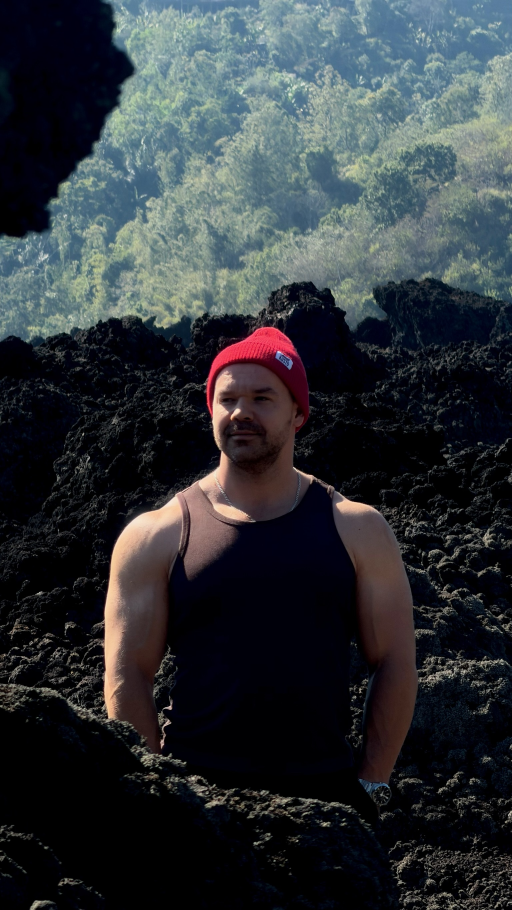
#> input picture post/bg-volcano.jpg, 1536 x 2730 px, found by its file name (shown at 1/3 size)
$ python make_slide2.py
#> lines starting #> are read from the running program, lines starting #| are printed output that depends on the picture
#> in main, bg is the input picture: PIL image 1536x2730 RGB; mean R, G, B 48.1, 52.6, 56.7
#!/usr/bin/env python3
"""Instagram feed post slide — «Для кого это» for @a.cheremisin_fitness"""

from __future__ import annotations

import textwrap
from pathlib import Path

from PIL import Image, ImageDraw, ImageEnhance, ImageFilter, ImageFont

W, H = 1080, 1350  # Instagram feed 4:5
YELLOW = (255, 229, 0)
WHITE = (255, 255, 255)
SOFT = (235, 235, 235)
MUTED = (170, 170, 170)

ROOT = Path("/workspace")
FONTS = ROOT / "fonts"
OUT = ROOT / "output"
ART = Path("/opt/cursor/artifacts/screenshots")


def load_font(name: str, size: int) -> ImageFont.FreeTypeFont:
    return ImageFont.truetype(str(FONTS / name), size)


def cover_crop(img: Image.Image, size: tuple[int, int], focus=(0.5, 0.28)) -> Image.Image:
#> called with size = (1080, 1350), focus = (0.55, 0.18)
    tw, th = size
    iw, ih = img.size
#> iw = 1536; ih = 2730
    scale = max(tw / iw, th / ih)
#> scale = 0.703
    nw, nh = int(iw * scale), int(ih * scale)
#> nw = 1080; nh = 1919
    img = img.resize((nw, nh), Image.Resampling.LANCZOS)
    left = int((nw - tw) * focus[0])
#> left = 0
    top = int((nh - th) * focus[1])
#> top = 102
    left = max(0, min(left, nw - tw))
    top = max(0, min(top, nh - th))
    return img.crop((left, top, left + tw, top + th))


def draw_text_shadow(
    draw: ImageDraw.ImageDraw,
    xy: tuple[int, int],
    text: str,
    font: ImageFont.FreeTypeFont,
    fill,
    shadow=(0, 0, 0),
    blur_offsets=((2, 2), (3, 4), (0, 3)),
):
    x, y = xy
    for ox, oy in blur_offsets:
        draw.text((x + ox, y + oy), text, font=font, fill=(*shadow, 180) if len(shadow) == 3 else shadow)
    draw.text(xy, text, font=font, fill=fill)


def wrap_lines(text: str, font: ImageFont.FreeTypeFont, max_width: int, draw: ImageDraw.ImageDraw) -> list[str]:
    words = text.split()
    lines: list[str] = []
    cur = ""
    for w in words:
        trial = (cur + " " + w).strip()
        if draw.textlength(trial, font=font) <= max_width:
            cur = trial
        else:
            if cur:
                lines.append(cur)
            cur = w
    if cur:
        lines.append(cur)
    return lines


def main() -> None:
    OUT.mkdir(parents=True, exist_ok=True)
    ART.mkdir(parents=True, exist_ok=True)

    bg = Image.open(ROOT / "post/bg-volcano.jpg").convert("RGB")
    bg = cover_crop(bg, (W, H), focus=(0.55, 0.18))
    bg = ImageEnhance.Contrast(bg).enhance(1.1)
#> bg: PIL image 1080x1350 RGB
    bg = ImageEnhance.Color(bg).enhance(1.08)
    bg = ImageEnhance.Brightness(bg).enhance(1.06)
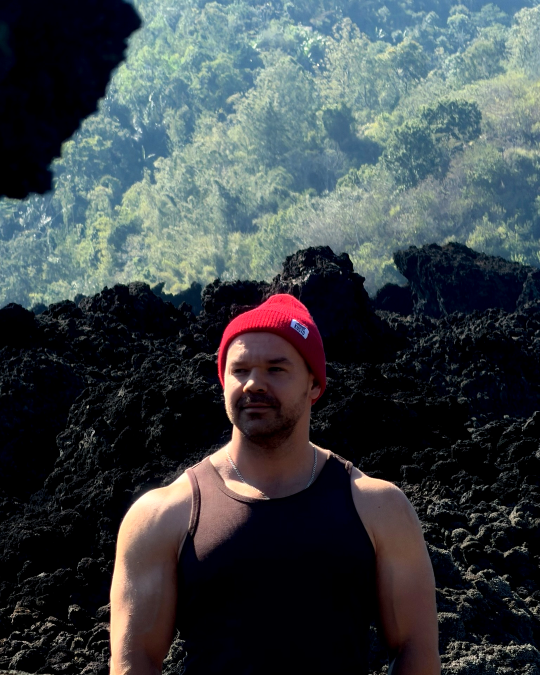
#> bg: PIL image 1080x1350 RGB (shown at 1/2 size); mean R, G, B 61.5, 67.8, 70.8

    # Dark overlays: keep face visible on the right, text-safe on left/bottom
    overlay = Image.new("RGBA", (W, H), (0, 0, 0, 0))
#> overlay: PIL image 1080x1350 RGBA; every value is 0
    od = ImageDraw.Draw(overlay)
    for y in range(H):
        t = y / H
        if t < 0.16:
            a = int(95 + 25 * (t / 0.16))
        elif t < 0.42:
            a = int(70 + 35 * ((t - 0.16) / 0.26))
        else:
            a = int(130 + 100 * ((t - 0.42) / 0.58))
        a = min(238, a)
        od.line([(0, y), (W, y)], fill=(0, 0, 0, a))
    side = Image.new("RGBA", (W, H), (0, 0, 0, 0))
    sd = ImageDraw.Draw(side)
    for x in range(W):
        t = x / W
        # stronger left, lighter over face (right-center)
        if t < 0.55:
            a = int(120 * (1 - t / 0.55))
        else:
            a = int(35 * ((t - 0.55) / 0.45))
        if a:
            sd.line([(x, 0), (x, H)], fill=(0, 0, 0, a))
    overlay = Image.alpha_composite(overlay, side)
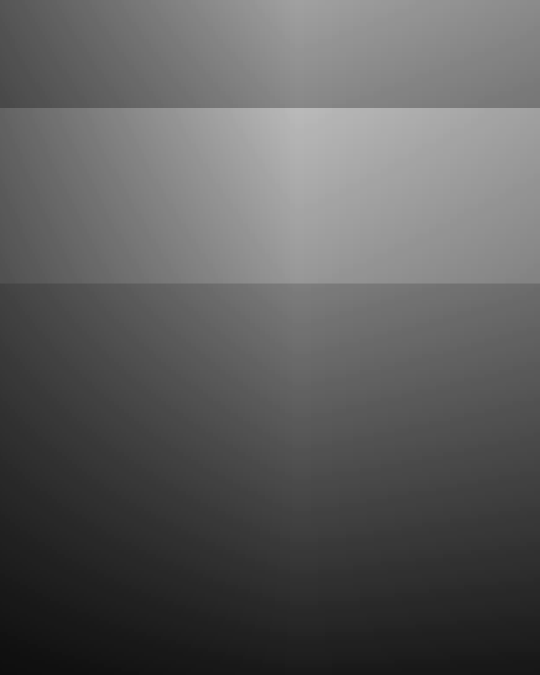
#> overlay: PIL image 1080x1350 RGBA (shown at 1/2 size); mean R, G, B, A 0, 0, 0, 161.4; transparent parts drawn white

    canvas = Image.alpha_composite(bg.convert("RGBA"), overlay)
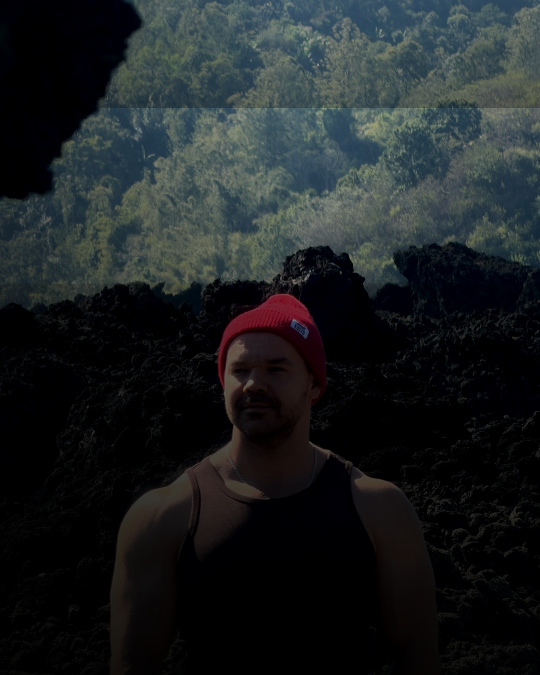
#> canvas: PIL image 1080x1350 RGBA (shown at 1/2 size); mean R, G, B, A 28.3, 32.6, 34, 255
    draw = ImageDraw.Draw(canvas)

    font_eyebrow = load_font("Montserrat-Bold.ttf", 22)
    font_title_w = load_font("Montserrat-Black.ttf", 78)
    font_title_y = load_font("Montserrat-Black.ttf", 78)
    font_lead = load_font("Montserrat-SemiBold.ttf", 26)
    font_body = load_font("Montserrat-Medium.ttf", 25)
    font_close = load_font("Caveat.ttf", 42)
    font_meta = load_font("Montserrat-SemiBold.ttf", 18)

    # Eyebrow
    y = 48
    draw_text_shadow(draw, (52, y), "@A.CHEREMISIN_FITNESS", font_eyebrow, YELLOW)
    y += 42

    # Title
    draw_text_shadow(draw, (52, y), "ДЛЯ КОГО", font_title_w, WHITE)
    y += 74
    draw_text_shadow(draw, (52, y), "ЭТО", font_title_y, YELLOW)
    y += 84

    # Lead
    lead = "Если вы узнаёте себя хотя бы в одном пункте — вам сюда:"
    lead_lines = wrap_lines(lead, font_lead, W - 110, draw)
#> lead_lines = 1 item
    for i, line in enumerate(lead_lines):
        # highlight "одном пункте"
        if "одном пункте" in line:
            before, _, after = line.partition("одном пункте")
            x = 52
            if before:
                draw_text_shadow(draw, (x, y), before, font_lead, SOFT)
                x += int(draw.textlength(before, font=font_lead))
            draw_text_shadow(draw, (x, y), "одном пункте", font_lead, YELLOW)
            x += int(draw.textlength("одном пункте", font=font_lead))
            if after:
                draw_text_shadow(draw, (x, y), after, font_lead, SOFT)
        else:
            draw_text_shadow(draw, (52, y), line, font_lead, SOFT)
        y += 34
#> this loop made 1 pass
#> (before, after, y) on pass 1: ('Если вы узнаёте себя хотя бы в ', ' — вам сюда:', 282)
#> after the loop, y = 282
    y += 18
#> y = 300

    bullets = [
        "Хотите изменить тело, но уже устали от универсальных программ",
        "Есть ограничения: колени, спина, грыжи, восстановление после операций",
        "Лишний вес, и от типовых программ больше тревоги, чем пользы: непонятно, как нагружаться без риска",
        "После изменений в организме (в т.ч. гормональные изменения) прежние схемы перестали работать",
        "Принимаете поддержку (в т.ч. пептиды) и хотите, чтобы нагрузка и питание это учитывали",
        "Нужен человек, который видит картину целиком: тренировки, еда, анализы, самочувствие, режим",
    ]

    # Soft panel behind list for readability (subtle, not a heavy card)
    panel_top = y - 16
#> panel_top = 284
    panel = Image.new("RGBA", (W, H), (0, 0, 0, 0))
    pd = ImageDraw.Draw(panel)
    # estimate panel height later after measuring — draw after measuring
    # First measure content height
    measure_y = y
#> measure_y = 300
    line_gap = 6
    item_gap = 14
    max_text_w = W - 52 - 52 - 28
    measured_blocks = []
    for b in bullets:
        lines = wrap_lines(b, font_body, max_text_w, draw)
        measured_blocks.append(lines)
        measure_y += len(lines) * (27 + line_gap) - line_gap + item_gap
#> this loop made 6 passes
#> measure_y on passes 1 to 6: 341, 415, 489, 563, 637, 711
#> after the loop, measure_y = 711; measured_blocks = 6 items
    measure_y += 14  # divider
#> measure_y = 725
    close1 = "Не «для идеальных»."
    close2 = "Для реальных людей с реальной физиологией."
    measure_y += 46 + 42 + 26
#> measure_y = 839
    panel_bottom = min(H - 36, measure_y + 10)
#> panel_bottom = 849

    pd.rounded_rectangle(
        (36, panel_top, W - 36, panel_bottom),
        radius=26,
        fill=(0, 0, 0, 95),
        outline=(255, 229, 0, 70),
        width=2,
    )
    canvas = Image.alpha_composite(canvas, panel)
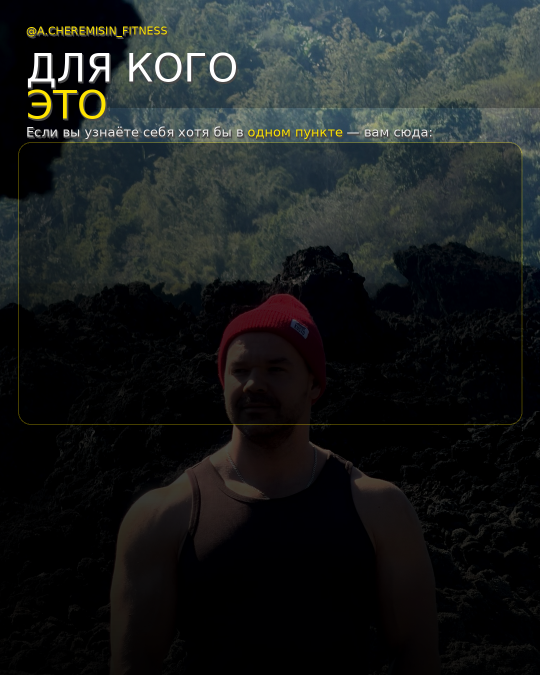
#> canvas: PIL image 1080x1350 RGBA (shown at 1/2 size); mean R, G, B, A 25.5, 28.9, 28.9, 254.3; transparent parts drawn white
    draw = ImageDraw.Draw(canvas)

    # Bullets
    for lines in measured_blocks:
        cy = y + 11
        draw.ellipse((52, cy - 5, 52 + 11, cy + 6), fill=YELLOW)
        tx = 52 + 26
        for j, line in enumerate(lines):
            draw_text_shadow(draw, (tx, y), line, font_body, WHITE, blur_offsets=((1, 1), (2, 2)))
            y += 27 + (line_gap if j < len(lines) - 1 else 0)
        y += item_gap
#> this loop made 6 passes
#> (cy, y) on passes 1 to 6: (311, 341), (352, 415), (426, 489), (500, 563), (574, 637), (648, 711)
#> after the loop, y = 711

    # Divider + closing
    y += 2
#> y = 713
    draw.line((52, y, W - 52, y), fill=(255, 229, 0), width=2)
    y += 16
#> y = 729
    draw_text_shadow(draw, (52, y), close1, font_close, YELLOW)
    y += 44
#> y = 773
    draw_text_shadow(draw, (52, y), close2, font_close, YELLOW)
    y += 48
#> y = 821
    draw_text_shadow(draw, (52, y), "POST · SLIDE 02", font_meta, MUTED, blur_offsets=((1, 1),))

    final = canvas.convert("RGB")
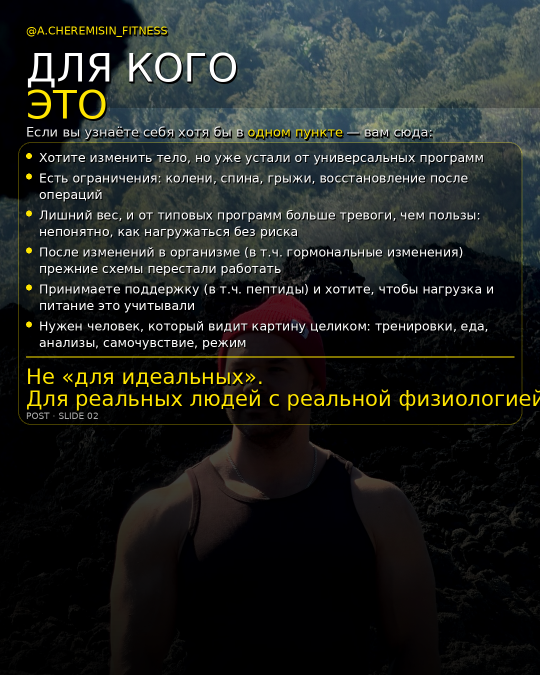
#> final: PIL image 1080x1350 RGB (shown at 1/2 size); mean R, G, B 32.8, 35.8, 33.4
    png_path = OUT / "post-slide-2-dlya-kogo.png"
    jpg_path = OUT / "post-slide-2-dlya-kogo.jpg"
    final.save(png_path, optimize=True)
    final.save(jpg_path, quality=94, optimize=True)
    final.save(ART / "post-slide-2-dlya-kogo.jpg", quality=94)

    # QA crops
    for name, box in [
        ("top", (0, 0, W, 450)),
        ("mid", (0, 450, W, 900)),
        ("bot", (0, 900, W, H)),
    ]:
        final.crop(box).save(ART / f"post-qa-{name}.jpg", quality=92)
#> this loop made 3 passes
#> pass 1, in main, `final.crop(box).save(ART / f"post-qa-{name}.jpg", quality=92)`:
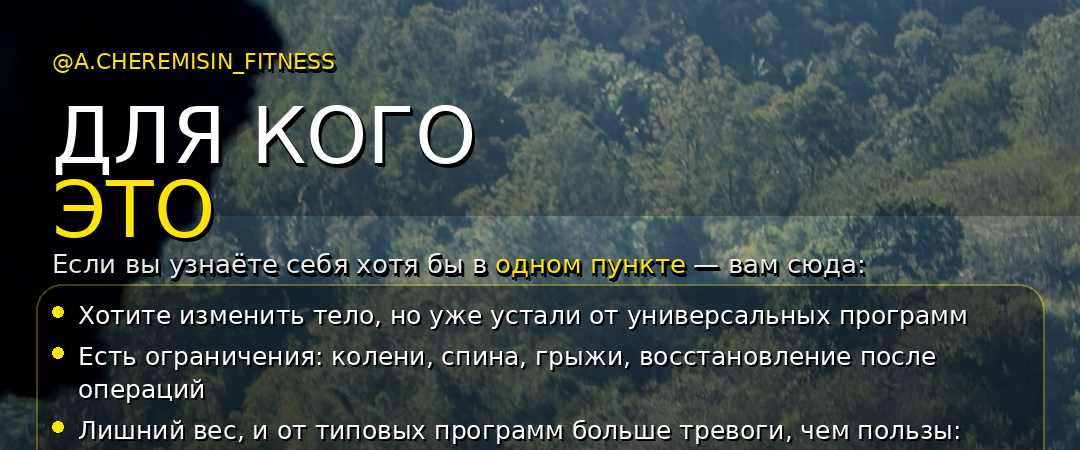
#> saved as post-qa-top.jpg: PIL image 1080x450 RGB; mean R, G, B 61, 71.6, 70.7
#> pass 2, in main, `final.crop(box).save(ART / f"post-qa-{name}.jpg", quality=92)`:
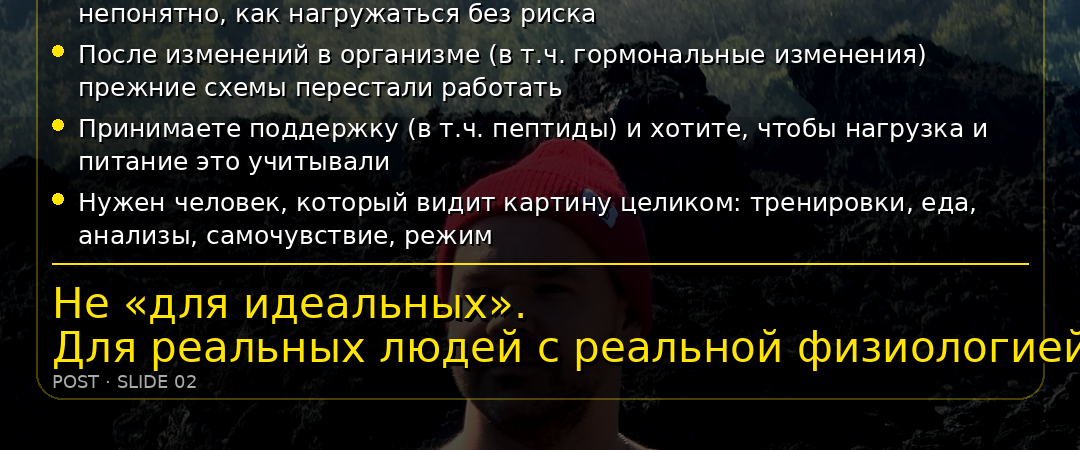
#> saved as post-qa-mid.jpg: PIL image 1080x450 RGB; mean R, G, B 30.4, 29.8, 23.5

    print(f"Saved {png_path} {final.size}")
#| Saved /workspace/output/post-slide-2-dlya-kogo.png (1080, 1350)
    print(f"Saved {jpg_path}")


if __name__ == "__main__":
    main()

$ run again, with assets/belkovaya-pp-picca.jpg copied over post/bg-volcano.jpg
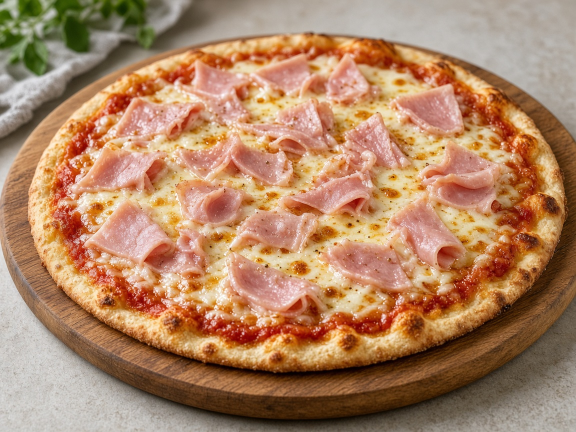
#> input picture assets/belkovaya-pp-picca.jpg, 1152 x 864 px, found by its file name (shown at 1/2 size)
#> in main, bg is the input picture: PIL image 1152x864 RGB; mean R, G, B 175.2, 132.7, 100.2
#> lead_lines = 1 item
#> the loop in main, `for i, line in enumerate(lead_lines): # highlight "одном пункте"` made 1 pass
#> (before, after, y) on pass 1: ('Если вы узнаёте себя хотя бы в ', ' — вам сюда:', 282)
#> after the loop in main, `for i, line in enumerate(lead_lines):`: y = 282
#> in main, `y += 18`: y = 300
#> panel_top = 284
#> in main, `measure_y = y`: measure_y = 300
#> the loop in main, `for b in bullets:` made 6 passes
#> measure_y on passes 1 to 6: 341, 415, 489, 563, 637, 711
#> after the loop in main, `for b in bullets:`: measure_y = 711; measured_blocks = 6 items
#> in main, `measure_y += 14`: measure_y = 725
#> in main, `measure_y += 46 + 42 + 26`: measure_y = 839
#> panel_bottom = 849
#> in main, `canvas = Image.alpha_composite(canvas, panel)`:
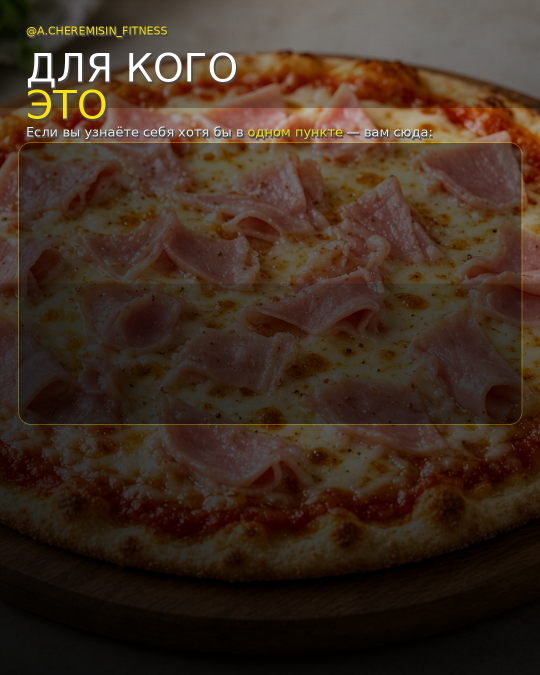
#> canvas: PIL image 1080x1350 RGBA (shown at 1/2 size); mean R, G, B, A 63.6, 45.8, 32.6, 254.3; transparent parts drawn white
#> the loop in main, `for lines in measured_blocks:` made 6 passes
#> (cy, y) on passes 1 to 6: (311, 341), (352, 415), (426, 489), (500, 563), (574, 637), (648, 711)
#> after the loop in main, `for lines in measured_blocks:`: y = 711
#> in main, `y += 2`: y = 713
#> in main, `y += 16`: y = 729
#> in main, `y += 44`: y = 773
#> in main, `y += 48`: y = 821
#> the loop in main, `for name, box in [ ("top", (0, 0, W, 450)), ("mid", (0, 450, W, 900)),..` made 3 passes
#> pass 2, in main, `final.crop(box).save(ART / f"post-qa-{name}.jpg", quality=92)`:
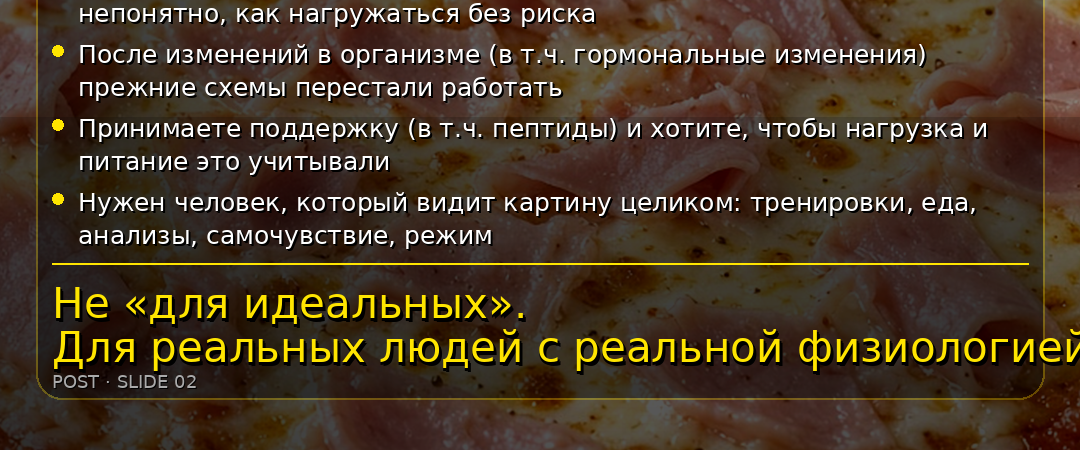
#> saved as post-qa-mid.jpg: PIL image 1080x450 RGB; mean R, G, B 72.3, 55.9, 38
#| Saved /workspace/output/post-slide-2-dlya-kogo.png (1080, 1350)
